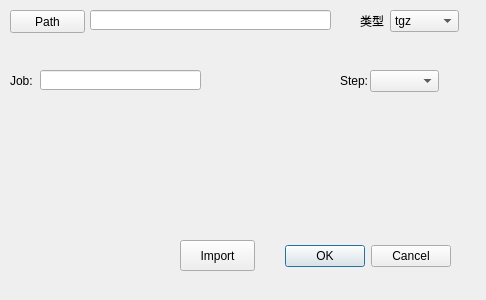
<?xml version="1.0" encoding="UTF-8"?>
<ui version="4.0">
 <class>Dialog</class>
 <widget class="QDialog" name="Dialog">
  <property name="geometry">
   <rect>
    <x>0</x>
    <y>0</y>
    <width>486</width>
    <height>300</height>
   </rect>
  </property>
  <property name="windowTitle">
   <string>Dialog</string>
  </property>
  <widget class="QDialogButtonBox" name="buttonBox">
   <property name="geometry">
    <rect>
     <x>280</x>
     <y>240</y>
     <width>171</width>
     <height>32</height>
    </rect>
   </property>
   <property name="orientation">
    <enum>Qt::Horizontal</enum>
   </property>
   <property name="standardButtons">
    <set>QDialogButtonBox::Cancel|QDialogButtonBox::Ok</set>
   </property>
  </widget>
  <widget class="QPushButton" name="pushButtonSelectOdb">
   <property name="geometry">
    <rect>
     <x>10</x>
     <y>10</y>
     <width>75</width>
     <height>23</height>
    </rect>
   </property>
   <property name="font">
    <font>
     <weight>50</weight>
     <bold>false</bold>
    </font>
   </property>
   <property name="text">
    <string>Path</string>
   </property>
  </widget>
  <widget class="QLineEdit" name="lineEditOdbFolderPath">
   <property name="geometry">
    <rect>
     <x>90</x>
     <y>10</y>
     <width>241</width>
     <height>20</height>
    </rect>
   </property>
  </widget>
  <widget class="QLabel" name="labelStep">
   <property name="geometry">
    <rect>
     <x>340</x>
     <y>70</y>
     <width>41</width>
     <height>21</height>
    </rect>
   </property>
   <property name="font">
    <font>
     <weight>50</weight>
     <bold>false</bold>
    </font>
   </property>
   <property name="text">
    <string>Step:</string>
   </property>
  </widget>
  <widget class="QLabel" name="labelJobName">
   <property name="geometry">
    <rect>
     <x>10</x>
     <y>70</y>
     <width>54</width>
     <height>21</height>
    </rect>
   </property>
   <property name="font">
    <font>
     <weight>50</weight>
     <bold>false</bold>
    </font>
   </property>
   <property name="text">
    <string>Job:</string>
   </property>
  </widget>
  <widget class="QLineEdit" name="lineEditJobName">
   <property name="geometry">
    <rect>
     <x>40</x>
     <y>70</y>
     <width>161</width>
     <height>20</height>
    </rect>
   </property>
  </widget>
  <widget class="QComboBox" name="comboBoxStepName">
   <property name="geometry">
    <rect>
     <x>370</x>
     <y>70</y>
     <width>69</width>
     <height>22</height>
    </rect>
   </property>
  </widget>
  <widget class="QLabel" name="labelType">
   <property name="geometry">
    <rect>
     <x>360</x>
     <y>10</y>
     <width>41</width>
     <height>21</height>
    </rect>
   </property>
   <property name="font">
    <font>
     <weight>50</weight>
     <bold>false</bold>
    </font>
   </property>
   <property name="text">
    <string>类型</string>
   </property>
  </widget>
  <widget class="QComboBox" name="comboBoxType">
   <property name="geometry">
    <rect>
     <x>390</x>
     <y>10</y>
     <width>69</width>
     <height>22</height>
    </rect>
   </property>
   <item>
    <property name="text">
     <string>tgz</string>
    </property>
   </item>
   <item>
    <property name="text">
     <string>文件夹</string>
    </property>
   </item>
  </widget>
  <widget class="QPushButton" name="pushButtonImport">
   <property name="geometry">
    <rect>
     <x>180</x>
     <y>240</y>
     <width>75</width>
     <height>31</height>
    </rect>
   </property>
   <property name="text">
    <string>Import</string>
   </property>
  </widget>
 </widget>
 <resources/>
 <connections>
  <connection>
   <sender>buttonBox</sender>
   <signal>accepted()</signal>
   <receiver>Dialog</receiver>
   <slot>accept()</slot>
   <hints>
    <hint type="sourcelabel">
     <x>248</x>
     <y>254</y>
    </hint>
    <hint type="destinationlabel">
     <x>157</x>
     <y>274</y>
    </hint>
   </hints>
  </connection>
  <connection>
   <sender>buttonBox</sender>
   <signal>rejected()</signal>
   <receiver>Dialog</receiver>
   <slot>reject()</slot>
   <hints>
    <hint type="sourcelabel">
     <x>316</x>
     <y>260</y>
    </hint>
    <hint type="destinationlabel">
     <x>286</x>
     <y>274</y>
    </hint>
   </hints>
  </connection>
 </connections>
</ui>
